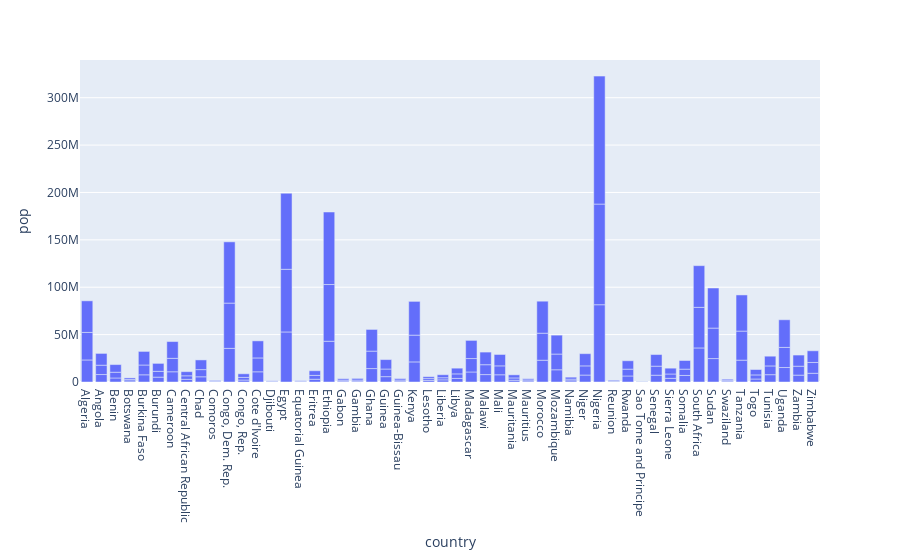

Notebook source saved alongside this figure:
### Code cell
fig = px.bar(popul, x="country", y="pop")
fig.show()

### Figure 1 — Plotly figure (JSON) as saved in the notebook; plotly's stock layout.template omitted (floating-point values rounded to 4 significant figures; data arrays with more than 128 entries replaced by an {"elided": "..."} marker saying what was removed)
{"data": [{"alignmentgroup": "True", "hovertemplate": "country=%{x}<br>pop=%{y}<extra></extra>", "legendgroup": "", "marker": {"color": "#636efa", "pattern": {"shape": ""}}, "name": "", "offsetgroup": "", "orientation": "v", "showlegend": false, "textposition": "auto", "type": "bar", "x": {"elided": "156 str values"}, "xaxis": "x", "y": {"elided": "156 int values"}, "yaxis": "y"}], "layout": {"barmode": "relative", "legend": {"tracegroupgap": 0}, "margin": {"t": 60}, "xaxis": {"anchor": "y", "domain": [0, 1], "title": {"text": "country"}}, "yaxis": {"anchor": "x", "domain": [0, 1], "title": {"text": "pop"}}}}
